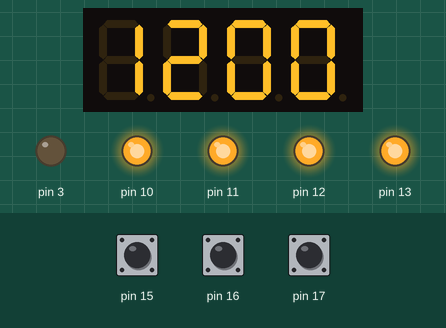
Simulated run of this sketch. Board: Arduino Uno, built with avr-gcc and run on an emulated ATmega328P. Parts: 4-digit seven-segment display, output pins drawn as LEDs (lit = HIGH). Inputs (shaded band) come from the test bench; at power-on: pin 17 HIGH, pin 16 HIGH, pin 15 HIGH.

Above: at 1.2 s.
1.3 s: pin 17 pulled LOW for 3.2 s
At 3.65 s:
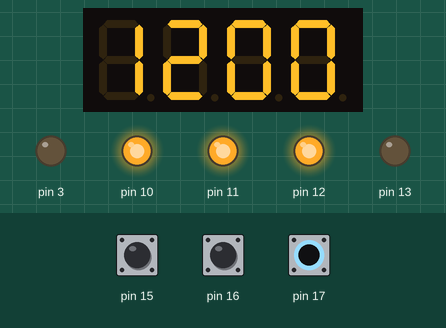
5.1 s: pin 16 pulled LOW for 0.15 s
At 5.2 s:
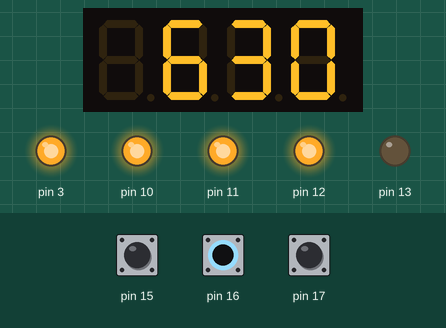
5.8 s: pin 17 pulled LOW for 3.2 s
At 8.15 s:
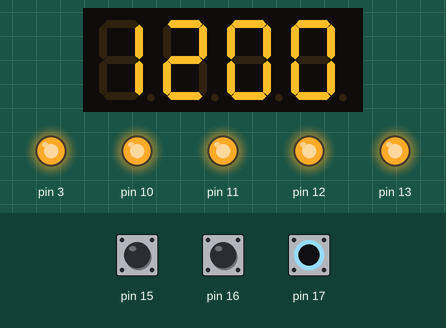
9.6 s: pin 15 pulled LOW for 3.2 s
At 11.9 s:
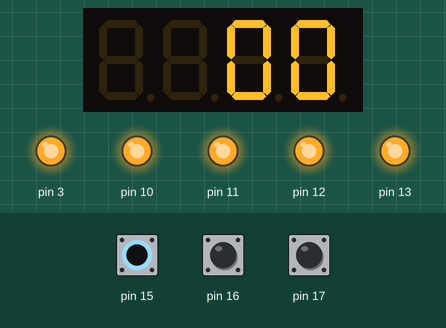
13.4 s: pin 15 pulled LOW for 0.15 s
At 13.9 s:
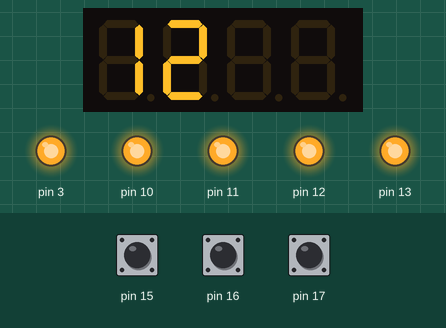
Timing chart, 0 to 15.1 s (numbered marks = the images above; inputs shaded):
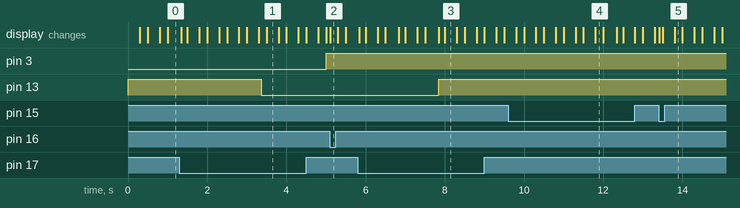

The sketch:

_24_hr_Alarm_Clock.ino
```cpp
#include <TimerOne.h>
#include <Wire.h>
#include <MultiFuncShield.h>

/*
  button 1  : hold to set time or alarm
  button 2  : press to view alarm time or cancel alarm if in progress
  button 3  : increment hour / minute when setting (alarm) time. Hold to toggle alarm setting.

  LED1  : on = alarm enabled
*/

volatile unsigned int clockMilliSeconds = 0;
volatile byte clockSeconds = 0;
volatile byte clockMinutes = 0;
volatile byte clockHours = 12;
volatile byte clockEnabled = 1;

byte alarmMinutes = 30;
byte alarmHours = 6;
volatile byte alarmEnabled = false;

byte alarmTogglePressed = false;


enum displayModeValues
{
  MODE_CLOCK_TIME,
  MODE_CLOCK_TIME_SET_HOUR,
  MODE_CLOCK_TIME_SET_MINUTE,
  MODE_ALARM_TIME,
  MODE_ALARM_TIME_SET_HOUR,
  MODE_ALARM_TIME_SET_MINUTE
};

byte displayMode = MODE_CLOCK_TIME;

//--------------------------------------------------------------------------------------------------
void setup()
{
  Timer1.initialize();
  MFS.userInterrupt = clockISR;
  MFS.initialize(&Timer1);

  MFS.blinkDisplay(DIGIT_ALL);
  MFS.beep(500);
}


void loop()
{
  // put your main code here, to run repeatedly:

  byte btn = MFS.getButton();

  switch (displayMode)
  {
    case MODE_CLOCK_TIME:
        displayTime(clockHours, clockMinutes);

        if (btn == BUTTON_2_PRESSED)
        {
          MFS.beep(0);  // cancel the alarm.
          displayMode = MODE_ALARM_TIME;
        }
        else if (btn == BUTTON_1_LONG_PRESSED)
        {
          MFS.blinkDisplay(DIGIT_ALL, OFF);
          MFS.blinkDisplay(DIGIT_1 | DIGIT_2);
          displayMode = MODE_CLOCK_TIME_SET_HOUR;
          clockEnabled = false;
          clockMilliSeconds = 0;
          clockSeconds = 0;
        }
        else if (btn == BUTTON_3_LONG_PRESSED && !alarmTogglePressed)
        {
          alarmTogglePressed = true;
          alarmEnabled = !alarmEnabled;
          MFS.writeLeds(LED_1, alarmEnabled);
        }
        else if (btn == BUTTON_3_LONG_RELEASE)
        {
          alarmTogglePressed = false;
        }
        break;

    case MODE_CLOCK_TIME_SET_HOUR:
        if (btn == BUTTON_1_PRESSED)
        {
          MFS.blinkDisplay(DIGIT_1 | DIGIT_2, OFF);
          MFS.blinkDisplay(DIGIT_3 | DIGIT_4);
          displayMode = MODE_CLOCK_TIME_SET_MINUTE;
        }
        else if (btn == BUTTON_3_PRESSED || btn == BUTTON_3_LONG_PRESSED)
        {
          clockHours++;
          if (clockHours >= 24)
          {
            clockHours = 0;
          }
          displayTime(clockHours, clockMinutes);
        }
        break;

    case MODE_CLOCK_TIME_SET_MINUTE:
        if (btn == BUTTON_1_PRESSED)
        {
          MFS.blinkDisplay(DIGIT_3 | DIGIT_4, OFF);
          displayMode = MODE_CLOCK_TIME;
          clockEnabled = true;
        }
        else if (btn == BUTTON_3_PRESSED || btn == BUTTON_3_LONG_PRESSED)
        {
          clockMinutes++;
          if (clockMinutes >= 60)
          {
            clockMinutes = 0;
          }
          displayTime(clockHours, clockMinutes);
        }
        break;

    case MODE_ALARM_TIME:
        displayTime(alarmHours, alarmMinutes);

        if (btn == BUTTON_2_SHORT_RELEASE || btn == BUTTON_2_LONG_RELEASE)
        {
          displayMode = MODE_CLOCK_TIME;
        }
        else if (btn == BUTTON_1_LONG_PRESSED)
        {
          MFS.blinkDisplay(DIGIT_ALL, OFF);
          MFS.blinkDisplay(DIGIT_1 | DIGIT_2);
          displayMode = MODE_ALARM_TIME_SET_HOUR;
          alarmEnabled = false;
        }
        break;

    case MODE_ALARM_TIME_SET_HOUR:
        if (btn == BUTTON_1_PRESSED)
        {
          MFS.blinkDisplay(DIGIT_1 | DIGIT_2, OFF);
          MFS.blinkDisplay(DIGIT_3 | DIGIT_4);
          displayMode = MODE_ALARM_TIME_SET_MINUTE;
        }
        else if (btn == BUTTON_3_PRESSED || btn == BUTTON_3_LONG_PRESSED)
        {
          alarmHours++;
          if (alarmHours >= 24)
          {
            alarmHours = 0;
          }
          displayTime(alarmHours, alarmMinutes);
        }
        break;

    case MODE_ALARM_TIME_SET_MINUTE:
        if (btn == BUTTON_1_PRESSED)
        {
          MFS.blinkDisplay(DIGIT_3 | DIGIT_4, OFF);
          displayMode = MODE_CLOCK_TIME;
          alarmEnabled = true;
          MFS.writeLeds(LED_1, ON);
        }
        else if (btn == BUTTON_3_PRESSED || btn == BUTTON_3_LONG_PRESSED)
        {
          alarmMinutes++;
          if (alarmMinutes >= 60)
          {
            alarmMinutes = 0;
          }
          displayTime(alarmHours, alarmMinutes);
        }
        break;
  }
}


void displayTime (byte hours, byte minutes)
{
  char time[5];

  sprintf(time, "%03d", (hours * 100) + minutes);
  MFS.write(time, 1);
}

//--------------------------------------------------------------------------------------------------
void clockISR ()
{
  // Perform ripple count for all time components.
  if (clockEnabled)
  {
    clockMilliSeconds++;
    if (clockMilliSeconds >= 1000)
    {
      clockMilliSeconds = 0;

      clockSeconds++;
      if (clockSeconds >= 60)
      {
        clockSeconds = 0;

        clockMinutes++;
        if (clockMinutes >= 60)
        {
          clockMinutes = 0;

          clockHours++;
          if (clockHours >= 24)
          {
            clockHours = 0;
          }
        }

        // If current time coincides with alarm time, and alarm is enabled, engage the alarm.
        if (alarmEnabled && (clockMinutes == alarmMinutes) && (clockHours == alarmHours))
        {
          MFS.beep(
                    10,  // on period
                     5,  // off period
                     4,  // number of cycles
                   100,  // number of loop cycles
                    50   // delay between loop cycles
                   );
        }
      }
    }
  }
}
```

Measured:
- after the input at 1.3 s, pin 13: HIGH → LOW after 2.1 s
- after the input at 5.1 s, the display: changes at once (image 2)
- after the input at 5.8 s, pin 13: LOW → HIGH after 2.0 s
- after the input at 9.6 s, the display: first differs from a run without the input after 2.2 s (image 4)
- after the input at 13.4 s, the display: changes at once (image 5)
